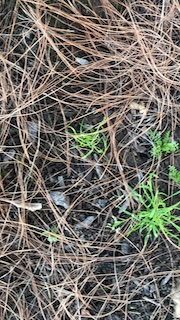
#> input picture oldProgramFiles/hackFresno19/images/to_tune.JPG, 180 x 320 px
$ python -i process_frame.py   (imports and definitions only)
#> lines starting #> are read from the running program, lines starting #| are printed output that depends on the picture; after the words box and inside, x2 and y2 are one past the last pixel; in counts of white or black regions, pixels touching at a corner belong together
#> further down, picture is the input picture: shape (320, 180, 3); mean B, G, R 102.5, 110.5, 114.3
import cv2
import numpy as np
import time
from threading import Thread


class ProcessFrame:
    """Perform various image processing functions."""

    def __init__(self, image):
        self.image = image
        self.thresh_val = 59
        self.vert_border = 250
        self.height = 0
        self.width = 0
        self.thresh = []
        self.center_x = 0
        self.center_y = 0

    # [9 lines left out: function start_prep_image, not called in this run]

    def prep_image(self):
        """Prepare image for contour detection."""
        self.height, self.width, _ = self.image.shape
#> self.height = 320; self.width = 180
        gray = cv2.cvtColor(self.image, cv2.COLOR_BGR2GRAY)
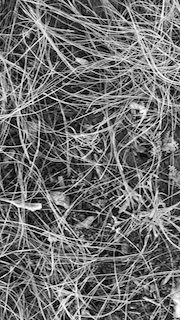
#> gray: shape (320, 180); min 0, max 255, mean 110.7
        blur = cv2.GaussianBlur(gray, (5, 5), 0)
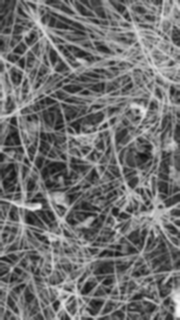
#> blur: shape (320, 180); min 16, max 251, mean 110.7
        # Adaptive threshold is used to balance shadows and
        # inconsistencies in the frame.
        self.thresh = cv2.adaptiveThreshold(blur,
                                            self.thresh_val,
                                            cv2.ADAPTIVE_THRESH_MEAN_C,
                                            # cv2.THRESH_BINARY_INV,
                                            cv2.THRESH_BINARY,
                                            11,
                                            2)
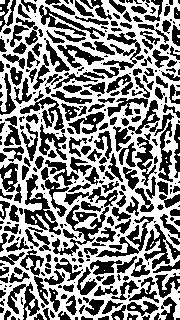
#> self.thresh: shape (320, 180); values 0 (black) and 59 (white), 52.4% white; 339 black regions (125 under 20 px), largest, box (x1, y1, x2, y2) and area: (52, 187, 118, 256) 1147, (24, 174, 61, 235) 772, (144, 224, 180, 269) 564

    # [67 lines left out: functions get_contour_x, get_contour_y, get_contour, contour_pos, not called in this run]


        # [14 lines of commented-out code are left out]

>>> import cv2
>>> picture = cv2.imread('../images/to_tune.JPG')
>>> result = ProcessFrame(picture).prep_image()
